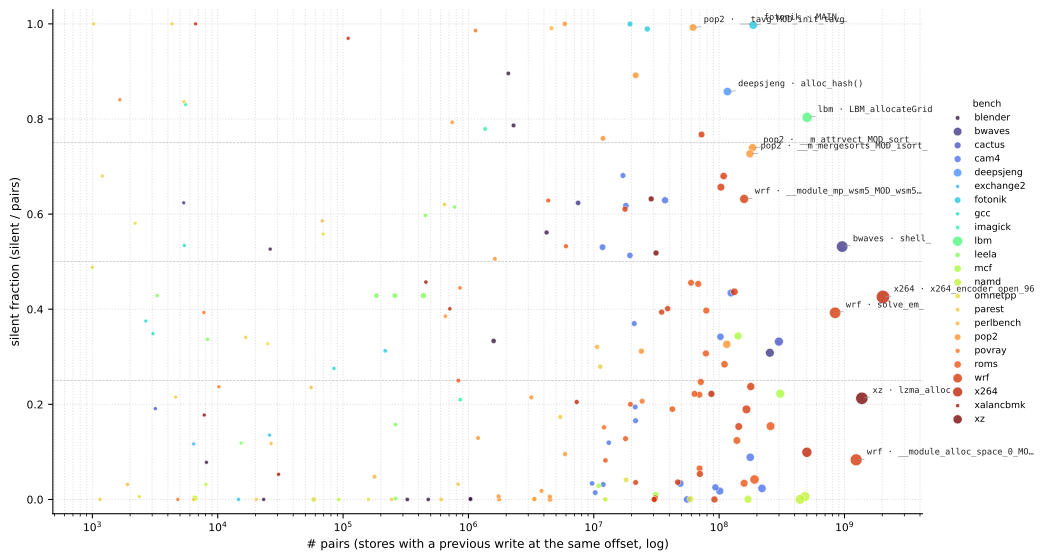

Generate this figure with Python:
#!/usr/bin/env python3
"""Per-function silent-store rate vs per-function write volume.

Each dot is one allocation site (per bench, top-20 by `pairs`). x =
number of pair observations (log), y = silent fraction, colour = bench.
The bench-level aggregate from Q09 is a `pairs`-weighted average across
its dots — extremes near (high-x, high-y) are the cases where
function-grain silent-store elimination would be most lucrative.
"""
from pathlib import Path

import matplotlib.pyplot as plt
import numpy as np
import pandas as pd

HERE = Path(__file__).resolve().parent
OUT  = HERE / "figure.svg"

ANNOTATE_TOP_N = 12  # callouts


def truncate(s: str, n: int = 26) -> str:
    return s if len(s) <= n else s[: n - 1] + "…"


def main() -> None:
    df = pd.read_csv(HERE / "result.csv")
    df = df[df["pairs"] > 0].copy()

    benches = sorted(df["bench"].unique())
    cmap = plt.get_cmap("turbo")
    color_of = {b: cmap(i / max(1, len(benches) - 1))
                for i, b in enumerate(benches)}

    fig, ax = plt.subplots(figsize=(11.0, 6.0))

    # Marker size scales with `stores` so the heaviest sites pop visually.
    s_norm = np.sqrt(df["stores"] / df["stores"].max()) * 90 + 8

    for bench in benches:
        sub = df[df.bench == bench]
        ax.scatter(sub["pairs"], sub["silent_frac"],
                   s=np.sqrt(sub["stores"] / df["stores"].max()) * 90 + 8,
                   color=color_of[bench], alpha=0.78,
                   edgecolor="white", linewidth=0.4,
                   label=bench, zorder=3)
    _ = s_norm  # quieter linter

    # Callout the dozen most "interesting" sites: top by stores * silent_frac.
    df["score"] = df["stores"] * df["silent_frac"]
    callouts = df.sort_values("score", ascending=False).head(ANNOTATE_TOP_N)
    for _, r in callouts.iterrows():
        ax.annotate(
            f"{r['bench']} · {truncate(str(r['site']))}",
            xy=(r["pairs"], r["silent_frac"]),
            xytext=(8, 4), textcoords="offset points",
            fontsize=6.5, color="#222", family="monospace",
            arrowprops=dict(arrowstyle="-", color="#999", lw=0.5,
                            shrinkA=0, shrinkB=2),
        )

    ax.set_xscale("log")
    ax.set_xlabel("# pairs (stores with a previous write at the same offset, log)",
                  fontsize=9)
    ax.set_ylabel("silent fraction (silent / pairs)", fontsize=9)
    ax.set_ylim(-0.03, 1.03)
    ax.tick_params(axis="both", labelsize=8)
    ax.grid(which="both", linestyle=":", alpha=0.4)
    ax.set_axisbelow(True)
    for spine in ("top", "right"):
        ax.spines[spine].set_visible(False)

    # Reference horizontal lines at 0.25 and 0.5.
    for thr in (0.25, 0.5, 0.75):
        ax.axhline(thr, color="#bbb", lw=0.5, linestyle="--", zorder=1)

    ax.legend(loc="center left", bbox_to_anchor=(1.02, 0.5),
              frameon=False, fontsize=7, title="bench",
              title_fontsize=7, ncol=1)

    fig.tight_layout()
    fig.savefig(OUT, format="svg", bbox_inches="tight")
    print(f"wrote {OUT}")


if __name__ == "__main__":
    main()
